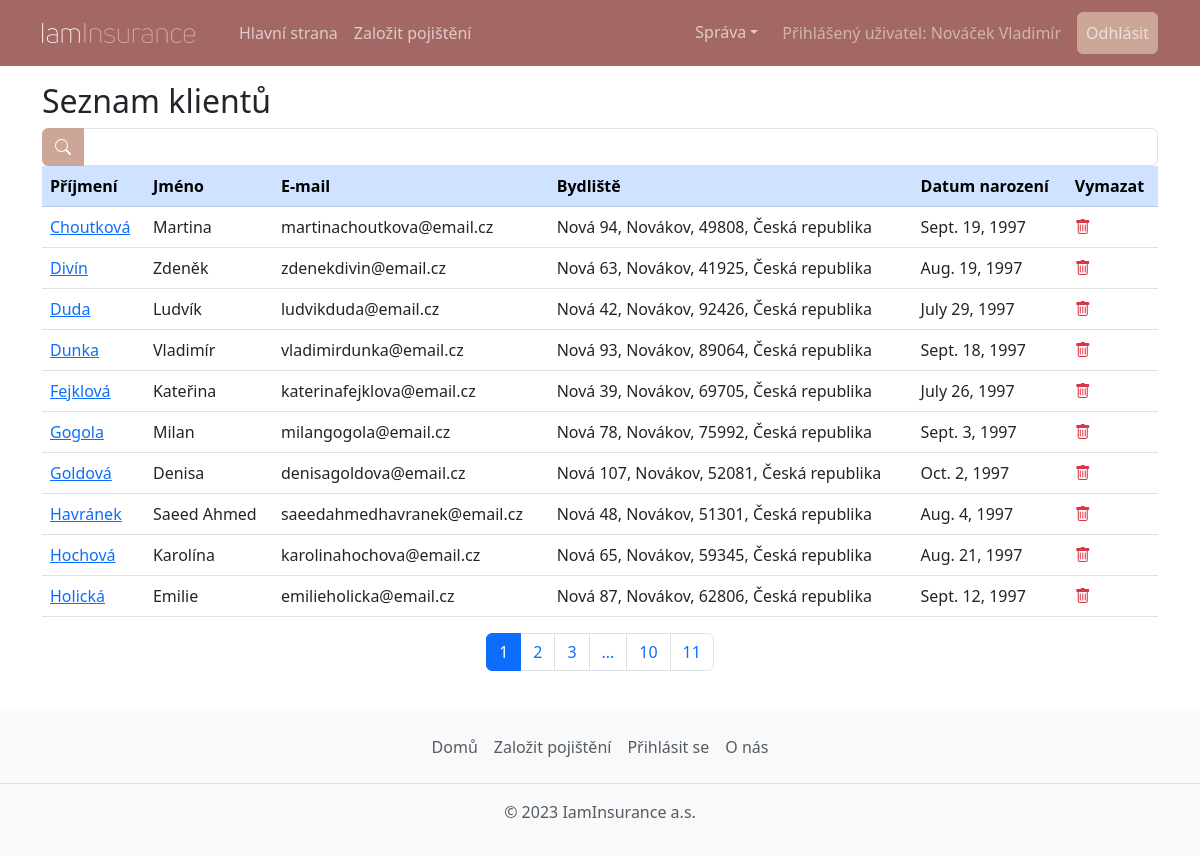
The page /sprava/seznam-klientu/ (signed in) on the database its author committed.
### insurance_app/models.py (models this page shows, shortened)
class Person(AbstractBaseUser, PermissionsMixin):
    USERNAME_FIELD: str = "email"
    REQUIRED_FIELDS: list = ["first_name", "last_name", "date_of_birth"]  # other fields are not required for staff
    objects: BaseUserManager = PersonManager()
    first_name: models.Field = models.CharField(max_length=150, verbose_name='Křestní jméno')
    last_name: models.Field = models.CharField(max_length=150, verbose_name='Příjmení')
    email: models.Field = models.EmailField(unique=True, verbose_name='E-mail')
    phone: models.Field = modelfields.PhoneNumberField(region="CZ", null=True, verbose_name='Telefon')
    address1: models.Field = models.CharField(max_length=150, default="", verbose_name='Adresa')
    address2: models.Field = models.CharField(max_length=150, blank=True, default="", verbose_name='Adresa - druhý řádek')
    postal_code: models.Field = models.CharField(max_length=12, default="", verbose_name='PSČ')
    city: models.Field = models.CharField(max_length=150, default="", verbose_name='Město')
    country: models.Field = models.CharField(max_length=150, default="", verbose_name='Stát')
    date_of_birth: models.Field = models.DateField(verbose_name='Datum narození')
    is_staff: models.Field = models.BooleanField(default=False, verbose_name='Zaměstnanec')
    is_superuser: models.Field = models.BooleanField(default=False, verbose_name='Administrátor')
    slug: models.Field = models.SlugField(unique=True, null=False)
    @property
    def full_address(self) -> str:
        chunks = tuple(
            filter(  # this filter is used for including only nonempty fields
                lambda c: c,
                (
                    str(self.address1),
                    str(self.address2),
                    str(self.city),
                    str(self.postal_code),
                    str(self.country)
                )
            )
        )
        return ", ".join(chunks)
    def __str__(self) -> str:
        return f"{self.last_name} {self.first_name}"

### administration/views.py (the view, shortened to what this page needs)
# urls.py: path("seznam-klientu/", views.ClientListView.as_view(), name="clients-list"),
@method_decorator(staff_member_required, name='get')
class ClientListView(generic.ListView):
    model: Model = models.Person
    paginate_by = 10
    template_name: str = template.CLIENT_LIST
    title: str = "Seznam klientů"
    def get_queryset(self) -> QuerySet:
        queryset = models.Person.objects.filter(is_staff=False).order_by('last_name', 'first_name')
        if 'name-search' in self.request.POST:
            queryset = queryset.filter(last_name__contains=self.request.POST['name-search'])
        return queryset
    def get_context_data(self, *, object_list: QuerySet = None, **kwargs) -> dict:
        context = super().get_context_data(**kwargs)
        context['title'] = self.title
        page = self.request.GET.get('page', 1)
        context['page_range'] = self.get_paginator(self.get_queryset(), self.paginate_by)\
            .get_elided_page_range(page, on_each_side=2)
        if 'name-search' in self.request.POST:
            context['name_search'] = self.request.POST['name-search']
        return context

### insurance_app/templates/insurance_app/clients_list.html (shortened to what this page needs)
{% extends 'main.html' %}
{% block content %}
<form method="POST">
    <div class="input-group mw-25">
        <button class="btn btn-primary" type="submit">
            <i class="bi bi-search"></i>
        </button>
        <input class="form-control" type="text" name="name-search" value="{{ name_search }}">
    </div>
</form>
<table class="table table-hover">
    <thead class="table-primary">
        <tr>
            <th>Příjmení</th>
            <th>Jméno</th>
            <th>E-mail</th>
            <th>Bydliště</th>
            <th>Datum narození</th>
            <th>Vymazat</th>
        </tr>
    </thead>
    <tbody>
    {% if object_list.0 %}
    {% for obj in page_obj %}
        <tr>
            <td><a href="{% url 'contracts-list' pk=obj.pk %}">{{ obj.last_name }}</a></td>
            <td>{{ obj.first_name }}</td>
            <td>{{ obj.email }}</td>
            <td>{{ obj.full_address }}</td>
            <td>{{ obj.date_of_birth }}</td>
            <td><a href="{% url 'client-delete' pk=obj.pk %}"><i class="bi bi-trash link-danger"></i></a></td>
        </tr>
    {% endfor %}
    {% else %}
        <tr><td colspan="4">Žádný uživatel nenalezen</td></tr>
    {% endif %}
    </tbody>
</table>
{% if object_list.0 %}
<nav aria-label="Stránkování seznamu klientů">
    <ul class="pagination justify-content-center">
        {% for page in page_range %}
        <li class="page-item">
            <a class="page-link {% if page == page_obj.number %}active{% endif %}" href="?page={{ page }}" aria-label="{{ page }}">{{ page }}</a>
        </li>
        {% endfor %}
    </ul>
</nav>
{% endif %}
{% endblock %}

### insurance_app/templates/header.html (shortened to what this page needs)
{% load static %}
<header>
        <nav class="navbar navbar-expand-lg bg-body-tertiary mb-3">
            <div class="container">
                <a class="navbar-brand" href="{% url 'home' %}">
                    <img src="{% static 'images/iaminsurance-logo.webp' %}" class="img-brand" alt="iaminsurance">
                </a>
                <div class="collapse navbar-collapse" id="navbarSupportedContent">
                    <ul class="navbar-nav me-auto mb-2 mb-lg-0">
                        <li class="nav-item">
                            <a class="nav-link" aria-current="page" href="{% url 'home' %}">Hlavní strana</a>
                        </li>
                        <li class="nav-item">
                            <a class="nav-link" href="{% if user.is_authenticated %}{% url 'register-contract' %}{% else %}{% url 'register' %}{% endif %}">Založit pojištění</a>
                        </li>
                    </ul>
                    <ul class="navbar-nav ms-auto mb-2 mb-lg-0">
                        {% if user.is_staff %}<li class="nav-item dropdown">
                            <a class="nav-link dropdown-toggle" href="#" role="button" data-bs-toggle="dropdown" aria-expanded="false">Správa</a>
                        </li>
                        {% endif %}
                        {% if not user.is_authenticated %}
                        <li class="nav-item"><a class="btn btn-primary" href="{% url 'login' %}">Login</a></li>
                        {% else %}
                        <li class="nav-item align-self-center"><span class="mx-3 text-secondary">Přihlášený uživatel: {{ user }}</span></li>
                        <li class="nav-item"><a class="nav-link btn btn-primary" href="{% url 'logout' %}">Odhlásit</a></li>
                        {% endif %}
                    </ul>
                </div>
            </div>
        </nav>
    </header>

### insurance_app/static/css/style.css (style rules this page uses)
body { background: #fffffe; }
.img-brand { height: 40px; padding: 10px 20px 10px 0; }

### rows shown on the page
Person: last_name+first_name "Nováček Vladimír"
Person: last_name "Choutková", first_name "Martina", email "martinachoutkova@email.cz", full_address "Nová 94, Novákov, 49808, Česká republika", date_of_birth "Sept. 19, 1997"
Person: last_name "Divín", first_name "Zdeněk", email "zdenekdivin@email.cz", full_address "Nová 63, Novákov, 41925, Česká republika", date_of_birth "Aug. 19, 1997"
Person: last_name "Duda", first_name "Ludvík", email "ludvikduda@email.cz", full_address "Nová 42, Novákov, 92426, Česká republika", date_of_birth "July 29, 1997"
Person: last_name "Dunka", first_name "Vladimír", email "vladimirdunka@email.cz", full_address "Nová 93, Novákov, 89064, Česká republika", date_of_birth "Sept. 18, 1997"
Person: last_name "Fejklová", first_name "Kateřina", email "katerinafejklova@email.cz", full_address "Nová 39, Novákov, 69705, Česká republika", date_of_birth "July 26, 1997"
Person: last_name "Gogola", first_name "Milan", email "milangogola@email.cz", full_address "Nová 78, Novákov, 75992, Česká republika", date_of_birth "Sept. 3, 1997"
Person: last_name "Goldová", first_name "Denisa", email "denisagoldova@email.cz", full_address "Nová 107, Novákov, 52081, Česká republika", date_of_birth "Oct. 2, 1997"
Person: last_name "Havránek", first_name "Saeed Ahmed", email "saeedahmedhavranek@email.cz", full_address "Nová 48, Novákov, 51301, Česká republika", date_of_birth "Aug. 4, 1997"
Person: last_name "Hochová", first_name "Karolína", email "karolinahochova@email.cz", full_address "Nová 65, Novákov, 59345, Česká republika", date_of_birth "Aug. 21, 1997"
Person: last_name "Holická", first_name "Emilie", email "emilieholicka@email.cz", full_address "Nová 87, Novákov, 62806, Česká republika", date_of_birth "Sept. 12, 1997"

### other values the page prints
{{ title }} "Seznam klientů"
{{ page }} "1" "2" "3" "…" "10" "11"
